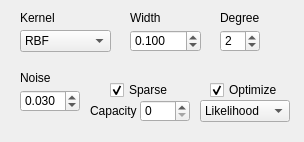
<?xml version="1.0" encoding="UTF-8"?>
<ui version="4.0">
 <class>ParametersGPRregr</class>
 <widget class="QWidget" name="ParametersGPRregr">
  <property name="geometry">
   <rect>
    <x>0</x>
    <y>0</y>
    <width>304</width>
    <height>142</height>
   </rect>
  </property>
  <property name="windowTitle">
   <string>Form</string>
  </property>
  <widget class="QLabel" name="labelWidth">
   <property name="geometry">
    <rect>
     <x>130</x>
     <y>10</y>
     <width>31</width>
     <height>16</height>
    </rect>
   </property>
   <property name="font">
    <font>
     <pointsize>9</pointsize>
    </font>
   </property>
   <property name="text">
    <string>Width</string>
   </property>
  </widget>
  <widget class="QLabel" name="label_4">
   <property name="geometry">
    <rect>
     <x>20</x>
     <y>70</y>
     <width>70</width>
     <height>16</height>
    </rect>
   </property>
   <property name="font">
    <font>
     <pointsize>9</pointsize>
    </font>
   </property>
   <property name="text">
    <string>Noise</string>
   </property>
  </widget>
  <widget class="QSpinBox" name="capacitySpin">
   <property name="geometry">
    <rect>
     <x>140</x>
     <y>100</y>
     <width>50</width>
     <height>22</height>
    </rect>
   </property>
   <property name="font">
    <font>
     <pointsize>9</pointsize>
    </font>
   </property>
   <property name="toolTip">
    <string>&lt;!DOCTYPE HTML PUBLIC &quot;-//W3C//DTD HTML 4.0//EN&quot; &quot;http://www.w3.org/TR/REC-html40/strict.dtd&quot;&gt;
&lt;html&gt;&lt;head&gt;&lt;meta name=&quot;qrichtext&quot; content=&quot;1&quot; /&gt;&lt;style type=&quot;text/css&quot;&gt;
p, li { white-space: pre-wrap; }
&lt;/style&gt;&lt;/head&gt;&lt;body style=&quot; font-family:'MS Shell Dlg 2'; font-size:8.25pt; font-weight:400; font-style:normal;&quot;&gt;
&lt;p style=&quot; margin-top:0px; margin-bottom:0px; margin-left:0px; margin-right:0px; -qt-block-indent:0; text-indent:0px;&quot;&gt;&lt;span style=&quot; font-size:8pt;&quot;&gt;C: cost function (SVR)&lt;/span&gt;&lt;/p&gt;
&lt;p style=&quot; margin-top:0px; margin-bottom:0px; margin-left:0px; margin-right:0px; -qt-block-indent:0; text-indent:0px;&quot;&gt;&lt;span style=&quot; font-size:8pt;&quot;&gt;Capacity: maximum bases (0=auto/unlimited) (SOGP,KRLS)&lt;/span&gt;&lt;/p&gt;
&lt;p style=&quot; margin-top:0px; margin-bottom:0px; margin-left:0px; margin-right:0px; -qt-block-indent:0; text-indent:0px;&quot;&gt;&lt;span style=&quot; font-size:8pt;&quot;&gt;KRLS: capacity of 1 not allowed (switches to 2)&lt;/span&gt;&lt;/p&gt;&lt;/body&gt;&lt;/html&gt;</string>
   </property>
  </widget>
  <widget class="QLabel" name="labelDegree">
   <property name="geometry">
    <rect>
     <x>220</x>
     <y>10</y>
     <width>41</width>
     <height>16</height>
    </rect>
   </property>
   <property name="font">
    <font>
     <pointsize>9</pointsize>
    </font>
   </property>
   <property name="text">
    <string>Degree</string>
   </property>
  </widget>
  <widget class="QDoubleSpinBox" name="noiseSpin">
   <property name="geometry">
    <rect>
     <x>20</x>
     <y>90</y>
     <width>60</width>
     <height>22</height>
    </rect>
   </property>
   <property name="font">
    <font>
     <pointsize>9</pointsize>
    </font>
   </property>
   <property name="toolTip">
    <string>&lt;!DOCTYPE HTML PUBLIC &quot;-//W3C//DTD HTML 4.0//EN&quot; &quot;http://www.w3.org/TR/REC-html40/strict.dtd&quot;&gt;
&lt;html&gt;&lt;head&gt;&lt;meta name=&quot;qrichtext&quot; content=&quot;1&quot; /&gt;&lt;style type=&quot;text/css&quot;&gt;
p, li { white-space: pre-wrap; }
&lt;/style&gt;&lt;/head&gt;&lt;body style=&quot; font-family:'MS Shell Dlg 2'; font-size:8.25pt; font-weight:400; font-style:normal;&quot;&gt;
&lt;p style=&quot; margin-top:0px; margin-bottom:0px; margin-left:0px; margin-right:0px; -qt-block-indent:0; text-indent:0px;&quot;&gt;&lt;span style=&quot; font-size:8pt;&quot;&gt;eps-SVR: epsilon-tube width&lt;/span&gt;&lt;/p&gt;
&lt;p style=&quot; margin-top:0px; margin-bottom:0px; margin-left:0px; margin-right:0px; -qt-block-indent:0; text-indent:0px;&quot;&gt;&lt;span style=&quot; font-size:8pt;&quot;&gt;nu-SVR: nu ratio on alpha&lt;/span&gt;&lt;/p&gt;
&lt;p style=&quot; margin-top:0px; margin-bottom:0px; margin-left:0px; margin-right:0px; -qt-block-indent:0; text-indent:0px;&quot;&gt;&lt;span style=&quot; font-size:8pt;&quot;&gt;RVR: accuracy-generalization tradeoff&lt;/span&gt;&lt;/p&gt;
&lt;p style=&quot; margin-top:0px; margin-bottom:0px; margin-left:0px; margin-right:0px; -qt-block-indent:0; text-indent:0px;&quot;&gt;&lt;span style=&quot; font-size:8pt;&quot;&gt;SOGP: noise&lt;/span&gt;&lt;/p&gt;
&lt;p style=&quot; margin-top:0px; margin-bottom:0px; margin-left:0px; margin-right:0px; -qt-block-indent:0; text-indent:0px;&quot;&gt;&lt;span style=&quot; font-size:8pt;&quot;&gt;KRLS: tolerance (stopping criterion)&lt;/span&gt;&lt;/p&gt;&lt;/body&gt;&lt;/html&gt;</string>
   </property>
   <property name="decimals">
    <number>3</number>
   </property>
   <property name="minimum">
    <double>0.001000000000000</double>
   </property>
   <property name="maximum">
    <double>1.000000000000000</double>
   </property>
   <property name="singleStep">
    <double>0.010000000000000</double>
   </property>
   <property name="value">
    <double>0.030000000000000</double>
   </property>
  </widget>
  <widget class="QLabel" name="label_2">
   <property name="geometry">
    <rect>
     <x>20</x>
     <y>10</y>
     <width>91</width>
     <height>16</height>
    </rect>
   </property>
   <property name="font">
    <font>
     <pointsize>9</pointsize>
    </font>
   </property>
   <property name="text">
    <string>Kernel</string>
   </property>
  </widget>
  <widget class="QSpinBox" name="kernelDegSpin">
   <property name="geometry">
    <rect>
     <x>220</x>
     <y>30</y>
     <width>40</width>
     <height>22</height>
    </rect>
   </property>
   <property name="font">
    <font>
     <pointsize>9</pointsize>
    </font>
   </property>
   <property name="toolTip">
    <string>&lt;!DOCTYPE HTML PUBLIC &quot;-//W3C//DTD HTML 4.0//EN&quot; &quot;http://www.w3.org/TR/REC-html40/strict.dtd&quot;&gt;
&lt;html&gt;&lt;head&gt;&lt;meta name=&quot;qrichtext&quot; content=&quot;1&quot; /&gt;&lt;style type=&quot;text/css&quot;&gt;
p, li { white-space: pre-wrap; }
&lt;/style&gt;&lt;/head&gt;&lt;body style=&quot; font-family:'MS Shell Dlg 2'; font-size:8.25pt; font-weight:400; font-style:normal;&quot;&gt;
&lt;p style=&quot; margin-top:0px; margin-bottom:0px; margin-left:0px; margin-right:0px; -qt-block-indent:0; text-indent:0px;&quot;&gt;&lt;span style=&quot; font-size:8pt;&quot;&gt;Degree of the kernel polynomial&lt;/span&gt;&lt;/p&gt;
&lt;p style=&quot; margin-top:0px; margin-bottom:0px; margin-left:0px; margin-right:0px; -qt-block-indent:0; text-indent:0px;&quot;&gt;&lt;span style=&quot; font-size:8pt;&quot;&gt;(Polynomial only)&lt;/span&gt;&lt;/p&gt;&lt;/body&gt;&lt;/html&gt;</string>
   </property>
   <property name="minimum">
    <number>1</number>
   </property>
   <property name="value">
    <number>2</number>
   </property>
  </widget>
  <widget class="QLabel" name="labelCapacity">
   <property name="geometry">
    <rect>
     <x>90</x>
     <y>101</y>
     <width>50</width>
     <height>20</height>
    </rect>
   </property>
   <property name="font">
    <font>
     <pointsize>9</pointsize>
    </font>
   </property>
   <property name="text">
    <string>Capacity</string>
   </property>
  </widget>
  <widget class="QComboBox" name="kernelTypeCombo">
   <property name="geometry">
    <rect>
     <x>20</x>
     <y>30</y>
     <width>91</width>
     <height>22</height>
    </rect>
   </property>
   <property name="font">
    <font>
     <pointsize>9</pointsize>
    </font>
   </property>
   <property name="toolTip">
    <string>&lt;!DOCTYPE HTML PUBLIC &quot;-//W3C//DTD HTML 4.0//EN&quot; &quot;http://www.w3.org/TR/REC-html40/strict.dtd&quot;&gt;
&lt;html&gt;&lt;head&gt;&lt;meta name=&quot;qrichtext&quot; content=&quot;1&quot; /&gt;&lt;style type=&quot;text/css&quot;&gt;
p, li { white-space: pre-wrap; }
&lt;/style&gt;&lt;/head&gt;&lt;body style=&quot; font-family:'MS Shell Dlg 2'; font-size:8.25pt; font-weight:400; font-style:normal;&quot;&gt;
&lt;p style=&quot; margin-top:0px; margin-bottom:0px; margin-left:0px; margin-right:0px; -qt-block-indent:0; text-indent:0px;&quot;&gt;&lt;span style=&quot; font-size:8pt;&quot;&gt;kernel function&lt;/span&gt;&lt;/p&gt;&lt;/body&gt;&lt;/html&gt;</string>
   </property>
   <property name="currentIndex">
    <number>2</number>
   </property>
   <item>
    <property name="text">
     <string>Linear</string>
    </property>
   </item>
   <item>
    <property name="text">
     <string>Polynomial</string>
    </property>
   </item>
   <item>
    <property name="text">
     <string>RBF</string>
    </property>
   </item>
  </widget>
  <widget class="QDoubleSpinBox" name="kernelWidthSpin">
   <property name="geometry">
    <rect>
     <x>130</x>
     <y>30</y>
     <width>71</width>
     <height>22</height>
    </rect>
   </property>
   <property name="font">
    <font>
     <pointsize>9</pointsize>
    </font>
   </property>
   <property name="toolTip">
    <string>&lt;!DOCTYPE HTML PUBLIC &quot;-//W3C//DTD HTML 4.0//EN&quot; &quot;http://www.w3.org/TR/REC-html40/strict.dtd&quot;&gt;
&lt;html&gt;&lt;head&gt;&lt;meta name=&quot;qrichtext&quot; content=&quot;1&quot; /&gt;&lt;style type=&quot;text/css&quot;&gt;
p, li { white-space: pre-wrap; }
&lt;/style&gt;&lt;/head&gt;&lt;body style=&quot; font-family:'MS Shell Dlg 2'; font-size:8.25pt; font-weight:400; font-style:normal;&quot;&gt;
&lt;p style=&quot; margin-top:0px; margin-bottom:0px; margin-left:0px; margin-right:0px; -qt-block-indent:0; text-indent:0px;&quot;&gt;&lt;span style=&quot; font-size:8pt;&quot;&gt;Width of the kernel (gamma)&lt;/span&gt;&lt;/p&gt;
&lt;p style=&quot; margin-top:0px; margin-bottom:0px; margin-left:0px; margin-right:0px; -qt-block-indent:0; text-indent:0px;&quot;&gt;&lt;span style=&quot; font-size:8pt;&quot;&gt;RBF and Polynomial only&lt;/span&gt;&lt;/p&gt;&lt;/body&gt;&lt;/html&gt;</string>
   </property>
   <property name="decimals">
    <number>3</number>
   </property>
   <property name="minimum">
    <double>0.001000000000000</double>
   </property>
   <property name="singleStep">
    <double>0.010000000000000</double>
   </property>
   <property name="value">
    <double>0.100000000000000</double>
   </property>
  </widget>
  <widget class="QCheckBox" name="sparseCheck">
   <property name="geometry">
    <rect>
     <x>110</x>
     <y>80</y>
     <width>70</width>
     <height>20</height>
    </rect>
   </property>
   <property name="font">
    <font>
     <pointsize>9</pointsize>
    </font>
   </property>
   <property name="text">
    <string>Sparse</string>
   </property>
   <property name="checked">
    <bool>true</bool>
   </property>
  </widget>
  <widget class="QCheckBox" name="optimizeCheck">
   <property name="geometry">
    <rect>
     <x>210</x>
     <y>80</y>
     <width>70</width>
     <height>20</height>
    </rect>
   </property>
   <property name="font">
    <font>
     <pointsize>9</pointsize>
    </font>
   </property>
   <property name="text">
    <string>Optimize</string>
   </property>
   <property name="checked">
    <bool>true</bool>
   </property>
  </widget>
  <widget class="QComboBox" name="optimizeCombo">
   <property name="geometry">
    <rect>
     <x>200</x>
     <y>100</y>
     <width>90</width>
     <height>22</height>
    </rect>
   </property>
   <property name="font">
    <font>
     <pointsize>9</pointsize>
    </font>
   </property>
   <property name="toolTip">
    <string>&lt;!DOCTYPE HTML PUBLIC &quot;-//W3C//DTD HTML 4.0//EN&quot; &quot;http://www.w3.org/TR/REC-html40/strict.dtd&quot;&gt;
&lt;html&gt;&lt;head&gt;&lt;meta name=&quot;qrichtext&quot; content=&quot;1&quot; /&gt;&lt;style type=&quot;text/css&quot;&gt;
p, li { white-space: pre-wrap; }
&lt;/style&gt;&lt;/head&gt;&lt;body style=&quot; font-family:'MS Shell Dlg 2'; font-size:8.25pt; font-weight:400; font-style:normal;&quot;&gt;
&lt;p style=&quot; margin-top:0px; margin-bottom:0px; margin-left:0px; margin-right:0px; -qt-block-indent:0; text-indent:0px;&quot;&gt;&lt;span style=&quot; font-size:8pt;&quot;&gt;kernel function&lt;/span&gt;&lt;/p&gt;&lt;/body&gt;&lt;/html&gt;</string>
   </property>
   <property name="currentIndex">
    <number>0</number>
   </property>
   <item>
    <property name="text">
     <string>Likelihood</string>
    </property>
   </item>
   <item>
    <property name="text">
     <string>MSE</string>
    </property>
   </item>
  </widget>
 </widget>
 <resources/>
 <connections/>
</ui>
